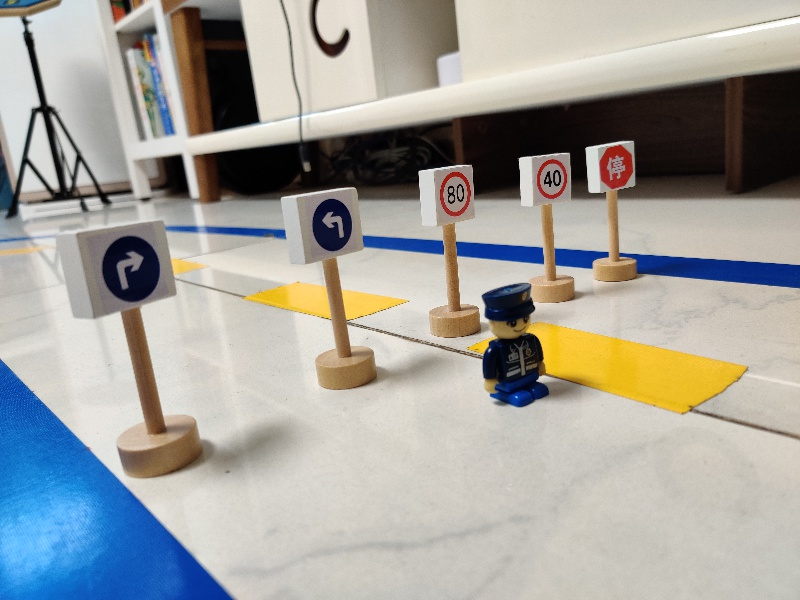
#> input picture object_detection/data/images/test/10.jpg, 800 x 600 px
$ python -i road_lane_detection.py   (imports and definitions only)
#> lines starting #> are read from the running program, lines starting #| are printed output that depends on the picture; after the words box and inside, x2 and y2 are one past the last pixel; in counts of white or black regions, pixels touching at a corner belong together
# -*- coding: UTF-8 -*-
import logging
import cv2
import numpy as np
import math
import datetime
import sys

class RoadlaneFollower(object):
    def __init__(self,picar = None):
        self.picar = picar
        self.curr_steering_angle = 90 #初始舵机角度，居中
        #self.IS_STOP = False #停车/启动

    #车道识别
    def follow_lane(self,frame):
        show_image('原始',frame)
        lane_lines, frame = detect_lane(frame)
        final_frame = self.steer(frame, lane_lines)

        return final_frame

    #舵机转向
    def steer(self, frame, lane_lines):
        logging.debug('steering...')
        if len(lane_lines) == 0:
            logging.error('没有检测到车道线.')
            #停止运行
            #self.IS_STOP = True
            return frame

        new_steering_angle = compute_steering_angle(frame, lane_lines)
        self.curr_steering_angle = stabilize_steering_angle(self.curr_steering_angle, new_steering_angle,
                                                            len(lane_lines))

        if self.picar is not None:
            #转向角
            #self.car(self.curr_steering_angle)
            self.picar.servo_angle = self.curr_steering_angle
            logging.info('速度：%s , 转向角度: %s' % (self.picar.motor_speed,self.picar.servo_angle))

        curr_heading_image = display_heading_line(frame, self.curr_steering_angle)
        show_image("自动驾驶模式", curr_heading_image)

        return curr_heading_image
#-------------------------
#道路识别：
# 1.将RGB转换为hsv（色相/饱和度/值）色彩空间，转换后进入一定的颜色范围，通过inRange提升蓝色渲染遮罩代码，后续可使用Canney函数检测图像的边缘，绘制车道 detect_edges
# 2.设置感兴趣的区域，仅聚焦屏幕下半部分 region_of_interest
# 3.线段检测，使用霍夫变换提取图像中的线段 detect_line_segments
# 4.将检测的线段合并为车道线 average_slope_intercept
# 5.绘制车道display_lines
#-------------------------
def detect_lane(frame):
    logging.debug('detecting lane lines...')

    edges = detect_edges(frame)
    show_image('edges', edges)

    cropped_edges = region_of_interest(edges)
    show_image('edges cropped', cropped_edges)

    line_segments = detect_line_segments(cropped_edges)
    line_segment_image = display_lines(frame, line_segments)
    show_image("line segments", line_segment_image)

    lane_lines = average_slope_intercept(frame, line_segments)
    lane_lines_image = display_lines(frame, lane_lines)
    show_image("lane lines", lane_lines_image)

    return lane_lines, lane_lines_image

def detect_edges(frame):
    # filter for blue lane lines
    hsv = cv2.cvtColor(frame, cv2.COLOR_BGR2HSV)
    show_image("hsv", hsv)
    lower_blue = np.array([30, 40, 0])
    upper_blue = np.array([150, 255, 255])
    mask = cv2.inRange(hsv, lower_blue, upper_blue)
    show_image("blue mask", mask)

    # 边缘检测
    edges = cv2.Canny(mask, 200, 400)

    return edges

def region_of_interest(canny):
    height, width = canny.shape
    mask = np.zeros_like(canny)

    # 仅聚焦屏幕下半部分

    polygon = np.array([[
        (0, height * 1 / 2),
        (width, height * 1 / 2),
        (width, height),
        (0, height),
    ]], np.int32)
    #合并MASK
    cv2.fillPoly(mask, polygon, 255)
    show_image("mask", mask)
    masked_image = cv2.bitwise_and(canny, mask)
    return masked_image

def detect_line_segments(cropped_edges):
    # 霍夫变换，tuning min_threshold, minLineLength, maxLineGap is a trial and error process by hand
    rho = 1  # 距离精度, i.e. 1 pixel
    angle = np.pi / 180  # 弧度的角度精度, i.e. 1 degree
    min_threshold = 10  # 视为一个线段的投票数，投票数越高，越可能是线段
    #minLineLength是线段的最小长度
    #maxLineGap是两个可以分开但仍被视为单个线段的线段的最大值（以像素为单位）。例如，如果我们有虚线车道标记，则通过指定合理的最大线间距，Hough Transform会将整个虚线车道线视为一条直线，这是理想的。
    line_segments = cv2.HoughLinesP(cropped_edges, rho, angle, min_threshold, np.array([]), minLineLength=8,
                                    maxLineGap=4)

    if line_segments is not None:
        for line_segment in line_segments:
            logging.debug('detected line_segment:')
            logging.debug("%s of length %s" % (line_segment, length_of_line_segment(line_segment[0])))

    return line_segments


def average_slope_intercept(frame, line_segments):
    """
    将线段合并为一条或两条车道线
    如果所有线斜率 < 0: 我们仅检测到左侧车道
    如果所有线斜率 > 0: 我们仅检测到右侧车道
    """
    lane_lines = []
    if line_segments is None:
        logging.info('没有发现车道线...')
        return lane_lines

    height, width, _ = frame.shape
    left_fit = []
    right_fit = []

    boundary = 1/3
    left_region_boundary = width * (1 - boundary)  # 左车道线段应该是在屏幕的左侧三分之二
    right_region_boundary = width * boundary # 右车道线段应位于屏幕的左2/3

    for line_segment in line_segments:
        for x1, y1, x2, y2 in line_segment:
            if x1 == x2:
                logging.info('边线重合 (slope=inf): %s' % line_segment)
                continue
            fit = np.polyfit((x1, x2), (y1, y2), 1)
            slope = fit[0]
            intercept = fit[1]
            if slope < 0:
                if x1 < left_region_boundary and x2 < left_region_boundary:
                    left_fit.append((slope, intercept))
            else:
                if x1 > right_region_boundary and x2 > right_region_boundary:
                    right_fit.append((slope, intercept))

    left_fit_average = np.average(left_fit, axis=0)
    if len(left_fit) > 0:
        lane_lines.append(make_points(frame, left_fit_average))

    right_fit_average = np.average(right_fit, axis=0)
    if len(right_fit) > 0:
        lane_lines.append(make_points(frame, right_fit_average))

    logging.debug('lane lines: %s' % lane_lines)  # [[[316, 720, 484, 432]], [[1009, 720, 718, 432]]]

    return lane_lines


#在车道线内定义小车转向角度
def compute_steering_angle(frame, lane_lines):
    """ 基于车道检测，在中线侧判断是否左、右即转向的角度
    """
    if len(lane_lines) == 0:
        logging.info('未检测到车道线...')
        return -90

    height, width, _ = frame.shape
    if len(lane_lines) == 1:
        logging.info('仅检测到一条车道线. %s' % lane_lines[0])
        x1, _, x2, _ = lane_lines[0][0]
        x_offset = x2 - x1
    else:
        _, _, left_x2, _ = lane_lines[0][0]
        _, _, right_x2, _ = lane_lines[1][0]
        camera_mid_offset_percent = 0.02 # 0.0 means car pointing to center, -0.03: car is centered to left, +0.03 means car pointing to right
        mid = int(width / 2 * (1 + camera_mid_offset_percent))
        x_offset = (left_x2 + right_x2) / 2 - mid

    # find the steering angle, which is angle between navigation direction to end of center line
    y_offset = int(height / 2)

    angle_to_mid_radian = math.atan(x_offset / y_offset)  # 与垂重中心线的角度
    angle_to_mid_deg = int(angle_to_mid_radian * 180.0 / math.pi)  # 角度 (in degrees) 距离中心线
    steering_angle = angle_to_mid_deg + 90  # 小车前轮转向的角度

    logging.info('坐标点：%s  - 行驶转向角: %s' % (str(x_offset)+','+str(y_offset),steering_angle))
    return steering_angle


# 转向稳定策略
# 如果新角度大于max_angle_deviation当前角度的max_angle_deviation度数，则将方向转向新角度
def stabilize_steering_angle(curr_steering_angle, new_steering_angle, num_of_lane_lines,
                             max_angle_deviation_two_lines=5, max_angle_deviation_one_lane=1):
    """
    使用最后的转向角来稳定转向角
    如果新角度与当前角度差异太大，
    仅转动max_angle_deviation度
    """
    #TODO 优化当仅检测到1条车道时，应及时转向发现车道
    if num_of_lane_lines == 2:
        # if both lane lines detected, then we can deviate more
        max_angle_deviation = max_angle_deviation_two_lines
    else:
        # if only one lane detected, don't deviate too much
        max_angle_deviation = max_angle_deviation_one_lane

    angle_deviation = new_steering_angle - curr_steering_angle
    logging.info('max_angle_deviation： %s,  - new_steering_angle： %s   ' % (str(max_angle_deviation),str(new_steering_angle)))
    if abs(angle_deviation) > max_angle_deviation:
        stabilized_steering_angle = int(curr_steering_angle
                                        + max_angle_deviation * angle_deviation / abs(angle_deviation))
    else:
        stabilized_steering_angle = new_steering_angle
    logging.info('修正前角度: %s, 修正后角度: %s' % (new_steering_angle, stabilized_steering_angle))
    return stabilized_steering_angle


def display_lines(frame, lines, line_color=(0, 255, 0), line_width=10):
    line_image = np.zeros_like(frame)
    if lines is not None:
        for line in lines:
            for x1, y1, x2, y2 in line:
                cv2.line(line_image, (x1, y1), (x2, y2), line_color, line_width)
    line_image = cv2.addWeighted(frame, 0.8, line_image, 1, 1)
    return line_image


def display_heading_line(frame, steering_angle, line_color=(0, 0, 255), line_width=5, ):
    heading_image = np.zeros_like(frame)
    height, width, _ = frame.shape

    # figure out the heading line from steering angle
    # heading line (x1,y1) is always center bottom of the screen
    # (x2, y2) requires a bit of trigonometry

    # Note: the steering angle of:
    # 0-89 degree: turn left
    # 90 degree: going straight
    # 91-180 degree: turn right
    steering_angle_radian = steering_angle / 180.0 * math.pi
    x1 = int(width / 2)
    y1 = height
    x2 = int(x1 - height / 2 / math.tan(steering_angle_radian))
    y2 = int(height / 2)

    cv2.line(heading_image, (x1, y1), (x2, y2), line_color, line_width)
    heading_image = cv2.addWeighted(frame, 0.8, heading_image, 1, 1)

    return heading_image


def length_of_line_segment(line):
    x1, y1, x2, y2 = line
    return math.sqrt((x2 - x1) ** 2 + (y2 - y1) ** 2)

def make_points(frame, line):
    height, width, _ = frame.shape
    slope, intercept = line
    y1 = height  # bottom of the frame
    y2 = int(y1 * 1 / 2)  # make points from middle of the frame down

    # bound the coordinates within the frame
    x1 = max(-width, min(2 * width, int((y1 - intercept) / slope)))
    x2 = max(-width, min(2 * width, int((y2 - intercept) / slope)))
    return [[x1, y1, x2, y2]]

def show_image(title, frame, show=False):
    if show:
        cv2.imshow(title, frame)

>>> import cv2
>>> picture = cv2.imread('object_detection/data/images/test/10.jpg')
#> picture is the input picture: shape (600, 800, 3); mean B, G, R 156, 161, 161.8
>>> result = RoadlaneFollower().follow_lane(picture)
#> in detect_edges, `mask = cv2.inRange(hsv, lower_blue, upper_blue)`:
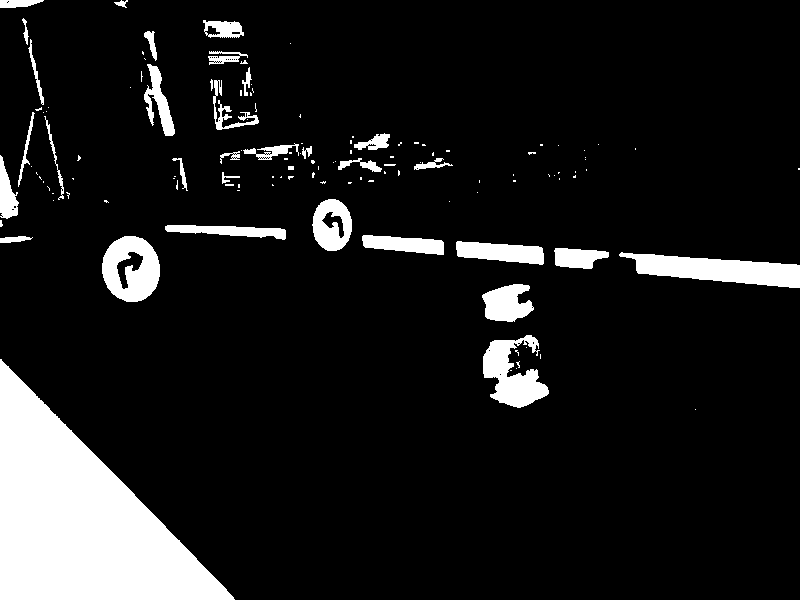
#> mask: shape (600, 800); 10.7% white; 128 white regions (93 under 20 px), largest, box (x1, y1, x2, y2) and area: (0, 359, 235, 600) 28743, (619, 252, 800, 288) 3657, (102, 236, 160, 302) 2623
#> in region_of_interest, `cv2.fillPoly(mask, polygon, 255)`:
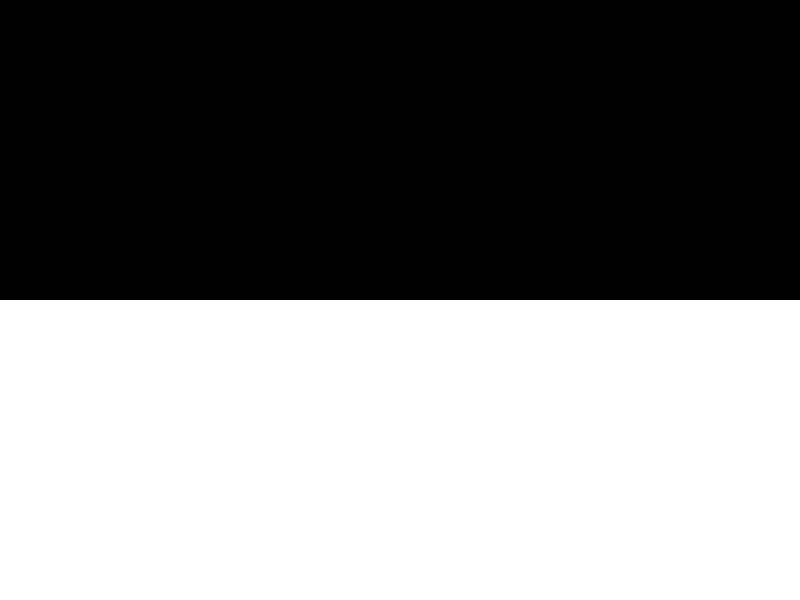
#> mask: shape (600, 800); 50% white; 1 white region, box (x1, y1, x2, y2) and area: (0, 300, 800, 600) 240000
#> in region_of_interest, `masked_image = cv2.bitwise_and(canny, mask)`:
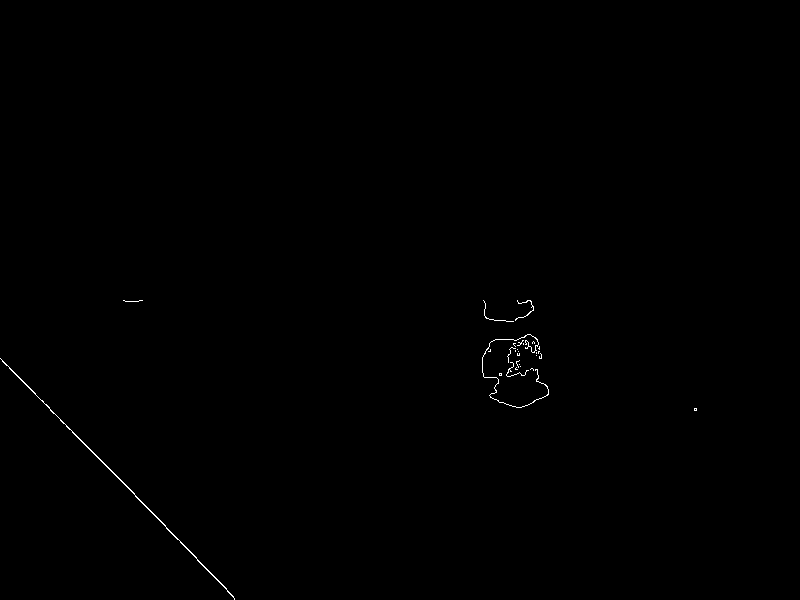
#> masked_image: shape (600, 800); 0.21% white in thin lines or dots, all inside (x1, y1, x2, y2) = (0, 300, 697, 600)
#> in detect_line_segments, `line_segments = cv2.HoughLinesP(cropped_edges, rho, angle, min_thresho..`: line_segments = 43 rows, first 6: [93, 452, 234, 598], [3, 361, 87, 447], [535, 369, 540, 382], [490, 397, 501, 373], [513, 348, 517, 339], [168, 530, 188, 549]
#> the loop in detect_line_segments, `for line_segment in line_segments:` made 43 passes
#> the loop in display_lines, `for line in lines:` made 43 passes
#> in display_lines, `line_image = cv2.addWeighted(frame, 0.8, line_image, 1, 1)`:
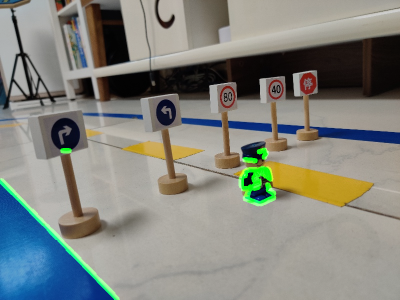
#> line_image: shape (600, 800, 3) (shown at 1/2 size); mean B, G, R 125.8, 132.6, 130.4
#> the loop in average_slope_intercept, `for line_segment in line_segments:` made 43 passes
#> after the loop in average_slope_intercept, `for line_segment in line_segments:`: left_fit = [(-2.18, 1466.1), (-2.25, 1502.3), (-2.25, 1502), (-3, 1874), (-1.3, 1031.8), (-3, 1882), (-3.33, 2076), (-6.5, 3721.5), (-3.5, 2154), (-1.56, 1106.3), (-1, 863), (-0.273, 444.3), (-0.222, 488.7), (-2.67, 1723.3), (-0.125, 401.6)]; right_fit = [(2.6, -1022), (4.75, -2211.7), (0.0952, 272.4), (0.0417, 318.1), (0.385, 208.2), (0.7, 4.4), (2.29, -864), (9.98e-15, 377), (0.636, 37.91), (13, -6605), (1, -183), (1.67, -528.7), (0.25, 216.2), (8, -3569)]
#> in average_slope_intercept, `left_fit_average = np.average(left_fit, axis=0)`: left_fit_average = [-2.21, 1482.5]
#> in make_points, `slope, intercept = line`: slope = -2.21; intercept = 1482.5
#> in make_points, `x1 = max(-width, min(2 * width, int((y1 - intercept) / slope)))`: x1 = 399
#> in make_points, `x2 = max(-width, min(2 * width, int((y2 - intercept) / slope)))`: x2 = 534
#> in average_slope_intercept, `right_fit_average = np.average(right_fit, axis=0)`: right_fit_average = [2.53, -967.8]
#> in detect_lane, `lane_lines = average_slope_intercept(frame, line_segments)`: lane_lines = [[[399, 600, 534, 300]], [[619, 600, 501, 300]]]
#> call 2 of display_lines, with line_color = (0, 255, 0), line_width = 10
#> the loop in display_lines (call 2), `for line in lines:` made 2 passes
#> after the loop in display_lines (call 2), `for line in lines:`:
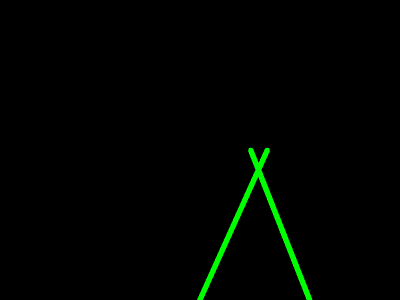
#> line_image: shape (600, 800, 3) (shown at 1/2 size); mean B, G, R 0, 3.7, 0
#> in display_lines (call 2), `line_image = cv2.addWeighted(frame, 0.8, line_image, 1, 1)`:
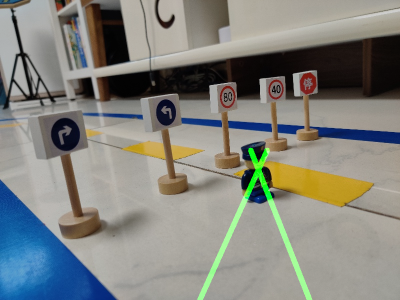
#> line_image: shape (600, 800, 3) (shown at 1/2 size); mean B, G, R 125.8, 131.7, 130.4
#> in compute_steering_angle, `_, _, left_x2, _ = lane_lines[0][0]`: left_x2 = 534
#> in compute_steering_angle, `_, _, right_x2, _ = lane_lines[1][0]`: right_x2 = 501
#> in compute_steering_angle, `x_offset = (left_x2 + right_x2) / 2 - mid`: x_offset = 109.5
#> in compute_steering_angle, `angle_to_mid_radian = math.atan(x_offset / y_offset)`: angle_to_mid_radian = 0.35
#> in compute_steering_angle, `angle_to_mid_deg = int(angle_to_mid_radian * 180.0 / math.pi)`: angle_to_mid_deg = 20
#> in compute_steering_angle, `steering_angle = angle_to_mid_deg + 90`: steering_angle = 110
#> in stabilize_steering_angle, `angle_deviation = new_steering_angle - curr_steering_angle`: angle_deviation = 20
#> in stabilize_steering_angle, `stabilized_steering_angle = int(curr_steering_angle + max_angle_deviat..`: stabilized_steering_angle = 95
#> in display_heading_line, `steering_angle_radian = steering_angle / 180.0 * math.pi`: steering_angle_radian = 1.66
#> in display_heading_line, `x2 = int(x1 - height / 2 / math.tan(steering_angle_radian))`: x2 = 426
#> in display_heading_line, `heading_image = cv2.addWeighted(frame, 0.8, heading_image, 1, 1)`:
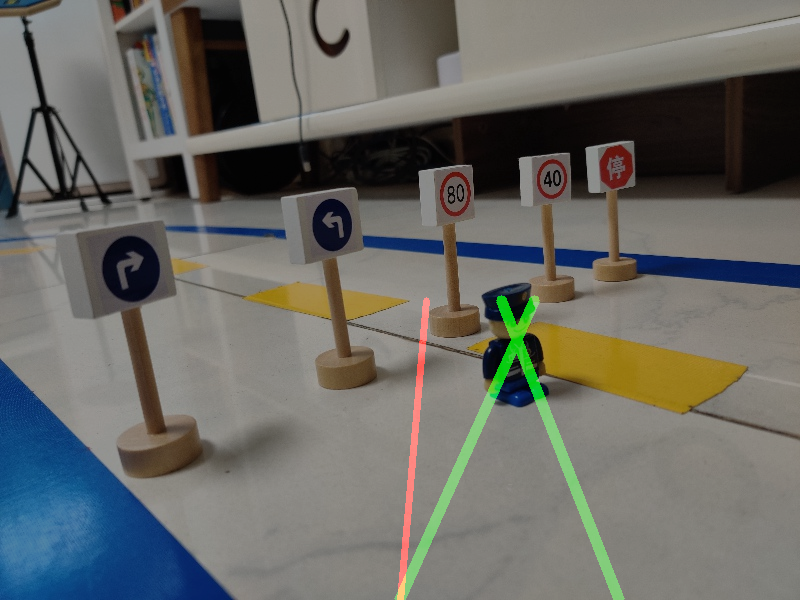
#> heading_image: shape (600, 800, 3); mean B, G, R 101.6, 106.4, 105.9
